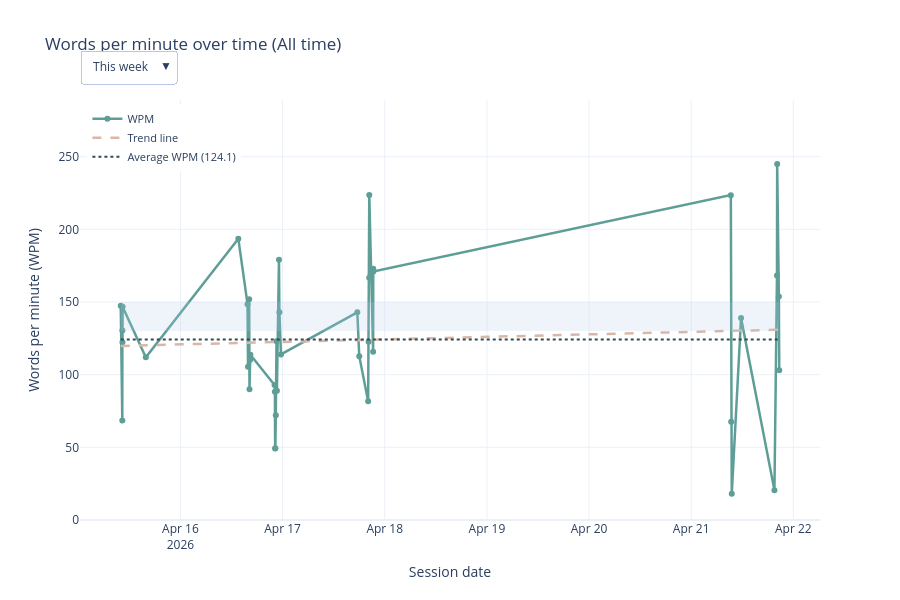

Notebook source saved alongside this figure:
### Code cell
# Plot 4: Interactive WPM over time with time frame selector.
import plotly.graph_objects as go
from dateutil.relativedelta import relativedelta
from datetime import timedelta

if not records:
    print('No recordings available to plot.')
else:
    wpm_records = [record for record in records if np.isfinite(record['wpm'])]
    if not wpm_records:
        print('No WPM values available to plot.')
    else:
        latest_date = wpm_records[-1]['recording_dt'] if wpm_records else None
        
        # Calculate Monday and Sunday of this week
        monday_this_week = latest_date - timedelta(days=latest_date.weekday())
        sunday_this_week = monday_this_week + timedelta(days=6)
        
        # Calculate Monday and Sunday of last week
        monday_last_week = monday_this_week - timedelta(days=7)
        sunday_last_week = monday_last_week + timedelta(days=6)
        
        # Define time frame filters with start and end dates
        time_frames = {
            'This week': ('week', monday_this_week, sunday_this_week),
            'Last week': ('week', monday_last_week, sunday_last_week),
            'Month': ('month', latest_date - relativedelta(months=1), latest_date),
            '6 months': ('period', latest_date - relativedelta(months=6), latest_date),
            'Year': ('period', latest_date - relativedelta(years=1), latest_date),
            'All time': ('all', None, None),
        }
        
        def get_filtered_wpm_data(frame_type, start_date, end_date):
            """Filter records based on date range"""
            if frame_type == 'all':
                return wpm_records
            if start_date is None:
                return wpm_records
            return [r for r in wpm_records if start_date <= r['recording_dt'] <= end_date]
        
        # Build data for each time frame
        frame_data = {}
        target_low, target_high = 130.0, 150.0
        
        for frame_name, (frame_type, start_date, end_date) in time_frames.items():
            filtered_records = get_filtered_wpm_data(frame_type, start_date, end_date)
            
            if not filtered_records:
                # Store empty state
                frame_data[frame_name] = {
                    'empty': True,
                    'message': f"You have not done any recordings in this chosen timeframe: '{frame_name}'",
                    'y_max': 180.0,
                    'frame_type': frame_type,
                }
            else:
                dates = [r['recording_dt'] for r in filtered_records]
                wpm_values = np.array([r['wpm'] for r in filtered_records], dtype=float)
                avg_wpm = float(np.mean(wpm_values))
                
                date_numbers = mdates.date2num(dates)
                if len(wpm_values) >= 2:
                    trend_coeffs = np.polyfit(date_numbers, wpm_values, 1)
                    trend_line = np.polyval(trend_coeffs, date_numbers)
                else:
                    trend_line = wpm_values.copy()
                
                y_max = max(180.0, float(np.nanmax(wpm_values)) * 1.18 if wpm_values.size else 180.0)
                
                frame_data[frame_name] = {
                    'dates': dates,
                    'wpm_values': wpm_values,
                    'avg_wpm': avg_wpm,
                    'trend_line': trend_line,
                    'y_max': y_max,
                    'empty': False,
                    'frame_type': frame_type,
                }
        
        # Create figure with first time frame
        default_frame = 'All time'
        default_data = frame_data[default_frame]
        
        # Choose hover date format based on frame type
        hover_date_fmt = '%b %d, %Y'
        if default_data['frame_type'] == 'week':
            hover_date_fmt = '%a, %b %d'
        
        fig = go.Figure()

        if not default_data['empty']:
            # Target zone
            fig.add_shape(
                type='rect',
                x0=default_data['dates'][0],
                x1=default_data['dates'][-1],
                y0=target_low,
                y1=target_high,
                fillcolor=COLORS['sky'],
                opacity=0.2,
                line_width=0,
                name='Target zone',
            )

            # WPM line
            fig.add_trace(
                go.Scatter(
                    x=default_data['dates'],
                    y=default_data['wpm_values'],
                    name='WPM',
                    mode='lines+markers',
                    line=dict(color=COLORS['teal'], width=2.5),
                    marker=dict(size=6),
                    hovertemplate='<b>%{x|' + hover_date_fmt + '}</b><br>WPM: %{y:.1f}<extra></extra>',
                )
            )

            # Trend line
            fig.add_trace(
                go.Scatter(
                    x=default_data['dates'],
                    y=default_data['trend_line'],
                    name='Trend line',
                    mode='lines',
                    line=dict(color=COLORS['coral'], width=2.5, dash='dash'),
                    hovertemplate='<b>%{x|' + hover_date_fmt + '}</b><br>Trend: %{y:.1f}<extra></extra>',
                )
            )

            # Average line
            fig.add_trace(
                go.Scatter(
                    x=default_data['dates'],
                    y=np.full_like(default_data['wpm_values'], default_data['avg_wpm']),
                    name=f'Average WPM ({default_data["avg_wpm"]:.1f})',
                    mode='lines',
                    line=dict(color=COLORS['ink'], width=2, dash='dot'),
                    hovertemplate='<b>%{x|' + hover_date_fmt + '}</b><br>Average: ' + f'{default_data["avg_wpm"]:.1f}' + '<extra></extra>',
                )
            )
        else:
            # Add empty annotation
            fig.add_annotation(
                text=default_data['message'],
                xref='paper',
                yref='paper',
                x=0.5,
                y=0.5,
                showarrow=False,
                font=dict(size=16, color='#999999'),
            )
        
        # Create time frame dropdown buttons
        timeframe_buttons = []
        for frame_name, (frame_type, start_date, end_date) in time_frames.items():
            fdata = frame_data[frame_name]
            
            # Determine hover date format for this frame
            if frame_type == 'week':
                hover_fmt = '%a, %b %d'
            else:
                hover_fmt = '%b %d, %Y'
            
            if fdata['empty']:
                # Empty state button
                timeframe_buttons.append(
                    {
                        'label': frame_name,
                        'method': 'update',
                        'args': [
                            {
                                'x': [[], [], []],
                                'y': [[], [], []],
                            },
                            {
                                'title': f'Words per minute over time ({frame_name})',
                                'annotations': [{
                                    'text': fdata['message'],
                                    'xref': 'paper',
                                    'yref': 'paper',
                                    'x': 0.5,
                                    'y': 0.5,
                                    'showarrow': False,
                                    'font': dict(size=16, color='#999999'),
                                }],
                                'yaxis.range': [0, fdata['y_max']],
                            },
                        ],
                    }
                )
            else:
                # Normal state button
                timeframe_buttons.append(
                    {
                        'label': frame_name,
                        'method': 'update',
                        'args': [
                            {
                                'x': [fdata['dates'], fdata['dates'], fdata['dates']],
                                'y': [
                                    fdata['wpm_values'],
                                    fdata['trend_line'],
                                    np.full_like(fdata['wpm_values'], fdata['avg_wpm']),
                                ],
                                'hovertemplate': [
                                    '<b>%{x|' + hover_fmt + '}</b><br>WPM: %{y:.1f}<extra></extra>',
                                    '<b>%{x|' + hover_fmt + '}</b><br>Trend: %{y:.1f}<extra></extra>',
                                    '<b>%{x|' + hover_fmt + '}</b><br>Average: ' + f'{fdata["avg_wpm"]:.1f}' + '<extra></extra>',
                                ],
                            },
                            {
                                'title': f'Words per minute over time ({frame_name})',
                                'annotations': [],
                                'yaxis.range': [0, fdata['y_max']],
                            },
                        ],
                    }
                )

        fig.update_layout(
            title=f'Words per minute over time ({default_frame})',
            xaxis_title='Session date',
            yaxis_title='Words per minute (WPM)',
            template='plotly_white',
            height=600,
            hovermode='x unified',
            yaxis=dict(range=[0, default_data['y_max']]),
            legend=dict(
                orientation='v',
                yanchor='top',
                y=0.99,
                xanchor='left',
                x=0.01,
                font=dict(size=11),
            ),
            updatemenus=[
                {
                    'buttons': timeframe_buttons,
                    'direction': 'down',
                    'showactive': True,
                    'x': 0.0,
                    'xanchor': 'left',
                    'y': 1.12,
                    'yanchor': 'top',
                    'bgcolor': 'white',
                    'bordercolor': '#B7C7E5',
                    'borderwidth': 1,
                }
            ],
        )

        fig.show()

### Figure 1 — Plotly figure (JSON) as saved in the notebook; plotly's stock layout.template omitted (floating-point values rounded to 4 significant figures)
{"data": [{"hovertemplate": "<b>%{x|%b %d, %Y}</b><br>WPM: %{y:.1f}<extra></extra>", "line": {"color": "#5E9E97", "width": 2.5}, "marker": {"size": 6}, "mode": "lines+markers", "name": "WPM", "type": "scatter", "x": ["2026-04-15T09:58:48", "2026-04-15T10:20:36", "2026-04-15T10:21:43", "2026-04-15T10:22:54", "2026-04-15T10:24:45", "2026-04-15T15:52:19", "2026-04-16T13:36:16", "2026-04-16T15:45:48", "2026-04-16T15:53:00", "2026-04-16T16:09:06", "2026-04-16T16:13:32", "2026-04-16T16:22:59", "2026-04-16T16:26:06", "2026-04-16T22:06:41", "2026-04-16T22:11:50", "2026-04-16T22:14:52", "2026-04-16T22:18:21", "2026-04-16T22:24:41", "2026-04-16T22:34:21", "2026-04-16T22:40:13", "2026-04-16T23:09:00", "2026-04-16T23:15:06", "2026-04-16T23:37:18", "2026-04-17T17:33:30", "2026-04-17T18:00:39", "2026-04-17T20:06:08", "2026-04-17T20:12:50", "2026-04-17T20:21:10", "2026-04-17T20:21:54", "2026-04-17T21:16:11", "2026-04-17T21:18:10", "2026-04-17T21:20:13", "2026-04-21T09:18:34", "2026-04-21T09:23:08", "2026-04-21T09:31:33", "2026-04-21T11:42:43", "2026-04-21T19:33:15", "2026-04-21T20:08:54", "2026-04-21T20:11:41", "2026-04-21T20:35:33", "2026-04-21T20:41:00"], "y": [147.5, 68.48, 130.4, 122.4, 146.8, 111.9, 193.6, 148.5, 105.4, 151.9, 89.89, 110.3, 113.6, 92.92, 88.24, 49.18, 49.34, 72.07, 123.0, 88.99, 179.0, 142.9, 113.9, 142.9, 112.7, 81.63, 122.7, 166.7, 223.6, 115.8, 172.9, 170.9, 223.5, 67.57, 18.04, 139.1, 20.41, 168.2, 244.9, 153.7, 103.1]}, {"hovertemplate": "<b>%{x|%b %d, %Y}</b><br>Trend: %{y:.1f}<extra></extra>", "line": {"color": "#D9B6A8", "dash": "dash", "width": 2.5}, "mode": "lines", "name": "Trend line", "type": "scatter", "x": ["2026-04-15T09:58:48", "2026-04-15T10:20:36", "2026-04-15T10:21:43", "2026-04-15T10:22:54", "2026-04-15T10:24:45", "2026-04-15T15:52:19", "2026-04-16T13:36:16", "2026-04-16T15:45:48", "2026-04-16T15:53:00", "2026-04-16T16:09:06", "2026-04-16T16:13:32", "2026-04-16T16:22:59", "2026-04-16T16:26:06", "2026-04-16T22:06:41", "2026-04-16T22:11:50", "2026-04-16T22:14:52", "2026-04-16T22:18:21", "2026-04-16T22:24:41", "2026-04-16T22:34:21", "2026-04-16T22:40:13", "2026-04-16T23:09:00", "2026-04-16T23:15:06", "2026-04-16T23:37:18", "2026-04-17T17:33:30", "2026-04-17T18:00:39", "2026-04-17T20:06:08", "2026-04-17T20:12:50", "2026-04-17T20:21:10", "2026-04-17T20:21:54", "2026-04-17T21:16:11", "2026-04-17T21:18:10", "2026-04-17T21:20:13", "2026-04-21T09:18:34", "2026-04-21T09:23:08", "2026-04-21T09:31:33", "2026-04-21T11:42:43", "2026-04-21T19:33:15", "2026-04-21T20:08:54", "2026-04-21T20:11:41", "2026-04-21T20:35:33", "2026-04-21T20:41:00"], "y": [119.8, 119.8, 119.8, 119.8, 119.8, 120.2, 121.8, 121.9, 122.0, 122.0, 122.0, 122.0, 122.0, 122.4, 122.4, 122.4, 122.4, 122.4, 122.4, 122.4, 122.5, 122.5, 122.5, 123.8, 123.8, 124.0, 124.0, 124.0, 124.0, 124.1, 124.1, 124.1, 130.1, 130.1, 130.1, 130.3, 130.9, 130.9, 130.9, 130.9, 130.9]}, {"hovertemplate": "<b>%{x|%b %d, %Y}</b><br>Average: 124.1<extra></extra>", "line": {"color": "#314B52", "dash": "dot", "width": 2}, "mode": "lines", "name": "Average WPM (124.1)", "type": "scatter", "x": ["2026-04-15T09:58:48", "2026-04-15T10:20:36", "2026-04-15T10:21:43", "2026-04-15T10:22:54", "2026-04-15T10:24:45", "2026-04-15T15:52:19", "2026-04-16T13:36:16", "2026-04-16T15:45:48", "2026-04-16T15:53:00", "2026-04-16T16:09:06", "2026-04-16T16:13:32", "2026-04-16T16:22:59", "2026-04-16T16:26:06", "2026-04-16T22:06:41", "2026-04-16T22:11:50", "2026-04-16T22:14:52", "2026-04-16T22:18:21", "2026-04-16T22:24:41", "2026-04-16T22:34:21", "2026-04-16T22:40:13", "2026-04-16T23:09:00", "2026-04-16T23:15:06", "2026-04-16T23:37:18", "2026-04-17T17:33:30", "2026-04-17T18:00:39", "2026-04-17T20:06:08", "2026-04-17T20:12:50", "2026-04-17T20:21:10", "2026-04-17T20:21:54", "2026-04-17T21:16:11", "2026-04-17T21:18:10", "2026-04-17T21:20:13", "2026-04-21T09:18:34", "2026-04-21T09:23:08", "2026-04-21T09:31:33", "2026-04-21T11:42:43", "2026-04-21T19:33:15", "2026-04-21T20:08:54", "2026-04-21T20:11:41", "2026-04-21T20:35:33", "2026-04-21T20:41:00"], "y": [124.1, 124.1, 124.1, 124.1, 124.1, 124.1, 124.1, 124.1, 124.1, 124.1, 124.1, 124.1, 124.1, 124.1, 124.1, 124.1, 124.1, 124.1, 124.1, 124.1, 124.1, 124.1, 124.1, 124.1, 124.1, 124.1, 124.1, 124.1, 124.1, 124.1, 124.1, 124.1, 124.1, 124.1, 124.1, 124.1, 124.1, 124.1, 124.1, 124.1, 124.1]}], "layout": {"height": 600, "hovermode": "x unified", "legend": {"font": {"size": 11}, "orientation": "v", "x": 0.01, "xanchor": "left", "y": 0.99, "yanchor": "top"}, "shapes": [{"fillcolor": "#AFC7E8", "line": {"width": 0}, "name": "Target zone", "opacity": 0.2, "type": "rect", "x0": "2026-04-15T09:58:48", "x1": "2026-04-21T20:41:00", "y0": 130, "y1": 150}], "title": {"text": "Words per minute over time (All time)"}, "updatemenus": [{"bgcolor": "white", "bordercolor": "#B7C7E5", "borderwidth": 1, "buttons": [{"args": [{"hovertemplate": ["<b>%{x|%a, %b %d}</b><br>WPM: %{y:.1f}<extra></extra>", "<b>%{x|%a, %b %d}</b><br>Trend: %{y:.1f}<extra></extra>", "<b>%{x|%a, %b %d}</b><br>Average: 126.5<extra></extra>"], "x": [["2026-04-21T09:18:34", "2026-04-21T09:23:08", "2026-04-21T09:31:33", "2026-04-21T11:42:43", "2026-04-21T19:33:15", "2026-04-21T20:08:54", "2026-04-21T20:11:41", "2026-04-21T20:35:33", "2026-04-21T20:41:00"], ["2026-04-21T09:18:34", "2026-04-21T09:23:08", "2026-04-21T09:31:33", "2026-04-21T11:42:43", "2026-04-21T19:33:15", "2026-04-21T20:08:54", "2026-04-21T20:11:41", "2026-04-21T20:35:33", "2026-04-21T20:41:00"], ["2026-04-21T09:18:34", "2026-04-21T09:23:08", "2026-04-21T09:31:33", "2026-04-21T11:42:43", "2026-04-21T19:33:15", "2026-04-21T20:08:54", "2026-04-21T20:11:41", "2026-04-21T20:35:33", "2026-04-21T20:41:00"]], "y": [[223.5, 67.57, 18.04, 139.1, 20.41, 168.2, 244.9, 153.7, 103.1], [107.9, 108.1, 108.5, 114.9, 137.8, 139.6, 139.7, 140.9, 141.1], [126.5, 126.5, 126.5, 126.5, 126.5, 126.5, 126.5, 126.5, 126.5]]}, {"annotations": [], "title": "Words per minute over time (This week)", "yaxis.range": [0, 289.0]}], "label": "This week", "method": "update"}, {"args": [{"hovertemplate": ["<b>%{x|%a, %b %d}</b><br>WPM: %{y:.1f}<extra></extra>", "<b>%{x|%a, %b %d}</b><br>Trend: %{y:.1f}<extra></extra>", "<b>%{x|%a, %b %d}</b><br>Average: 123.4<extra></extra>"], "x": [["2026-04-15T09:58:48", "2026-04-15T10:20:36", "2026-04-15T10:21:43", "2026-04-15T10:22:54", "2026-04-15T10:24:45", "2026-04-15T15:52:19", "2026-04-16T13:36:16", "2026-04-16T15:45:48", "2026-04-16T15:53:00", "2026-04-16T16:09:06", "2026-04-16T16:13:32", "2026-04-16T16:22:59", "2026-04-16T16:26:06", "2026-04-16T22:06:41", "2026-04-16T22:11:50", "2026-04-16T22:14:52", "2026-04-16T22:18:21", "2026-04-16T22:24:41", "2026-04-16T22:34:21", "2026-04-16T22:40:13", "2026-04-16T23:09:00", "2026-04-16T23:15:06", "2026-04-16T23:37:18", "2026-04-17T17:33:30", "2026-04-17T18:00:39", "2026-04-17T20:06:08", "2026-04-17T20:12:50", "2026-04-17T20:21:10", "2026-04-17T20:21:54", "2026-04-17T21:16:11", "2026-04-17T21:18:10", "2026-04-17T21:20:13"], ["2026-04-15T09:58:48", "2026-04-15T10:20:36", "2026-04-15T10:21:43", "2026-04-15T10:22:54", "2026-04-15T10:24:45", "2026-04-15T15:52:19", "2026-04-16T13:36:16", "2026-04-16T15:45:48", "2026-04-16T15:53:00", "2026-04-16T16:09:06", "2026-04-16T16:13:32", "2026-04-16T16:22:59", "2026-04-16T16:26:06", "2026-04-16T22:06:41", "2026-04-16T22:11:50", "2026-04-16T22:14:52", "2026-04-16T22:18:21", "2026-04-16T22:24:41", "2026-04-16T22:34:21", "2026-04-16T22:40:13", "2026-04-16T23:09:00", "2026-04-16T23:15:06", "2026-04-16T23:37:18", "2026-04-17T17:33:30", "2026-04-17T18:00:39", "2026-04-17T20:06:08", "2026-04-17T20:12:50", "2026-04-17T20:21:10", "2026-04-17T20:21:54", "2026-04-17T21:16:11", "2026-04-17T21:18:10", "2026-04-17T21:20:13"], ["2026-04-15T09:58:48", "2026-04-15T10:20:36", "2026-04-15T10:21:43", "2026-04-15T10:22:54", "2026-04-15T10:24:45", "2026-04-15T15:52:19", "2026-04-16T13:36:16", "2026-04-16T15:45:48", "2026-04-16T15:53:00", "2026-04-16T16:09:06", "2026-04-16T16:13:32", "2026-04-16T16:22:59", "2026-04-16T16:26:06", "2026-04-16T22:06:41", "2026-04-16T22:11:50", "2026-04-16T22:14:52", "2026-04-16T22:18:21", "2026-04-16T22:24:41", "2026-04-16T22:34:21", "2026-04-16T22:40:13", "2026-04-16T23:09:00", "2026-04-16T23:15:06", "2026-04-16T23:37:18", "2026-04-17T17:33:30", "2026-04-17T18:00:39", "2026-04-17T20:06:08", "2026-04-17T20:12:50", "2026-04-17T20:21:10", "2026-04-17T20:21:54", "2026-04-17T21:16:11", "2026-04-17T21:18:10", "2026-04-17T21:20:13"]], "y": [[147.5, 68.48, 130.4, 122.4, 146.8, 111.9, 193.6, 148.5, 105.4, 151.9, 89.89, 110.3, 113.6, 92.92, 88.24, 49.18, 49.34, 72.07, 123.0, 88.99, 179.0, 142.9, 113.9, 142.9, 112.7, 81.63, 122.7, 166.7, 223.6, 115.8, 172.9, 170.9], [110.6, 110.8, 110.8, 110.8, 110.8, 112.8, 120.9, 121.7, 121.7, 121.8, 121.8, 121.9, 121.9, 124.0, 124.1, 124.1, 124.1, 124.1, 124.2, 124.2, 124.4, 124.4, 124.6, 131.2, 131.4, 132.2, 132.2, 132.3, 132.3, 132.6, 132.6, 132.6], [123.4, 123.4, 123.4, 123.4, 123.4, 123.4, 123.4, 123.4, 123.4, 123.4, 123.4, 123.4, 123.4, 123.4, 123.4, 123.4, 123.4, 123.4, 123.4, 123.4, 123.4, 123.4, 123.4, 123.4, 123.4, 123.4, 123.4, 123.4, 123.4, 123.4, 123.4, 123.4]]}, {"annotations": [], "title": "Words per minute over time (Last week)", "yaxis.range": [0, 263.8]}], "label": "Last week", "method": "update"}, {"args": [{"hovertemplate": ["<b>%{x|%b %d, %Y}</b><br>WPM: %{y:.1f}<extra></extra>", "<b>%{x|%b %d, %Y}</b><br>Trend: %{y:.1f}<extra></extra>", "<b>%{x|%b %d, %Y}</b><br>Average: 124.1<extra></extra>"], "x": [["2026-04-15T09:58:48", "2026-04-15T10:20:36", "2026-04-15T10:21:43", "2026-04-15T10:22:54", "2026-04-15T10:24:45", "2026-04-15T15:52:19", "2026-04-16T13:36:16", "2026-04-16T15:45:48", "2026-04-16T15:53:00", "2026-04-16T16:09:06", "2026-04-16T16:13:32", "2026-04-16T16:22:59", "2026-04-16T16:26:06", "2026-04-16T22:06:41", "2026-04-16T22:11:50", "2026-04-16T22:14:52", "2026-04-16T22:18:21", "2026-04-16T22:24:41", "2026-04-16T22:34:21", "2026-04-16T22:40:13", "2026-04-16T23:09:00", "2026-04-16T23:15:06", "2026-04-16T23:37:18", "2026-04-17T17:33:30", "2026-04-17T18:00:39", "2026-04-17T20:06:08", "2026-04-17T20:12:50", "2026-04-17T20:21:10", "2026-04-17T20:21:54", "2026-04-17T21:16:11", "2026-04-17T21:18:10", "2026-04-17T21:20:13", "2026-04-21T09:18:34", "2026-04-21T09:23:08", "2026-04-21T09:31:33", "2026-04-21T11:42:43", "2026-04-21T19:33:15", "2026-04-21T20:08:54", "2026-04-21T20:11:41", "2026-04-21T20:35:33", "2026-04-21T20:41:00"], ["2026-04-15T09:58:48", "2026-04-15T10:20:36", "2026-04-15T10:21:43", "2026-04-15T10:22:54", "2026-04-15T10:24:45", "2026-04-15T15:52:19", "2026-04-16T13:36:16", "2026-04-16T15:45:48", "2026-04-16T15:53:00", "2026-04-16T16:09:06", "2026-04-16T16:13:32", "2026-04-16T16:22:59", "2026-04-16T16:26:06", "2026-04-16T22:06:41", "2026-04-16T22:11:50", "2026-04-16T22:14:52", "2026-04-16T22:18:21", "2026-04-16T22:24:41", "2026-04-16T22:34:21", "2026-04-16T22:40:13", "2026-04-16T23:09:00", "2026-04-16T23:15:06", "2026-04-16T23:37:18", "2026-04-17T17:33:30", "2026-04-17T18:00:39", "2026-04-17T20:06:08", "2026-04-17T20:12:50", "2026-04-17T20:21:10", "2026-04-17T20:21:54", "2026-04-17T21:16:11", "2026-04-17T21:18:10", "2026-04-17T21:20:13", "2026-04-21T09:18:34", "2026-04-21T09:23:08", "2026-04-21T09:31:33", "2026-04-21T11:42:43", "2026-04-21T19:33:15", "2026-04-21T20:08:54", "2026-04-21T20:11:41", "2026-04-21T20:35:33", "2026-04-21T20:41:00"], ["2026-04-15T09:58:48", "2026-04-15T10:20:36", "2026-04-15T10:21:43", "2026-04-15T10:22:54", "2026-04-15T10:24:45", "2026-04-15T15:52:19", "2026-04-16T13:36:16", "2026-04-16T15:45:48", "2026-04-16T15:53:00", "2026-04-16T16:09:06", "2026-04-16T16:13:32", "2026-04-16T16:22:59", "2026-04-16T16:26:06", "2026-04-16T22:06:41", "2026-04-16T22:11:50", "2026-04-16T22:14:52", "2026-04-16T22:18:21", "2026-04-16T22:24:41", "2026-04-16T22:34:21", "2026-04-16T22:40:13", "2026-04-16T23:09:00", "2026-04-16T23:15:06", "2026-04-16T23:37:18", "2026-04-17T17:33:30", "2026-04-17T18:00:39", "2026-04-17T20:06:08", "2026-04-17T20:12:50", "2026-04-17T20:21:10", "2026-04-17T20:21:54", "2026-04-17T21:16:11", "2026-04-17T21:18:10", "2026-04-17T21:20:13", "2026-04-21T09:18:34", "2026-04-21T09:23:08", "2026-04-21T09:31:33", "2026-04-21T11:42:43", "2026-04-21T19:33:15", "2026-04-21T20:08:54", "2026-04-21T20:11:41", "2026-04-21T20:35:33", "2026-04-21T20:41:00"]], "y": [[147.5, 68.48, 130.4, 122.4, 146.8, 111.9, 193.6, 148.5, 105.4, 151.9, 89.89, 110.3, 113.6, 92.92, 88.24, 49.18, 49.34, 72.07, 123.0, 88.99, 179.0, 142.9, 113.9, 142.9, 112.7, 81.63, 122.7, 166.7, 223.6, 115.8, 172.9, 170.9, 223.5, 67.57, 18.04, 139.1, 20.41, 168.2, 244.9, 153.7, 103.1], [119.8, 119.8, 119.8, 119.8, 119.8, 120.2, 121.8, 121.9, 122.0, 122.0, 122.0, 122.0, 122.0, 122.4, 122.4, 122.4, 122.4, 122.4, 122.4, 122.4, 122.5, 122.5, 122.5, 123.8, 123.8, 124.0, 124.0, 124.0, 124.0, 124.1, 124.1, 124.1, 130.1, 130.1, 130.1, 130.3, 130.9, 130.9, 130.9, 130.9, 130.9], [124.1, 124.1, 124.1, 124.1, 124.1, 124.1, 124.1, 124.1, 124.1, 124.1, 124.1, 124.1, 124.1, 124.1, 124.1, 124.1, 124.1, 124.1, 124.1, 124.1, 124.1, 124.1, 124.1, 124.1, 124.1, 124.1, 124.1, 124.1, 124.1, 124.1, 124.1, 124.1, 124.1, 124.1, 124.1, 124.1, 124.1, 124.1, 124.1, 124.1, 124.1]]}, {"annotations": [], "title": "Words per minute over time (Month)", "yaxis.range": [0, 289.0]}], "label": "Month", "method": "update"}, {"args": [{"hovertemplate": ["<b>%{x|%b %d, %Y}</b><br>WPM: %{y:.1f}<extra></extra>", "<b>%{x|%b %d, %Y}</b><br>Trend: %{y:.1f}<extra></extra>", "<b>%{x|%b %d, %Y}</b><br>Average: 124.1<extra></extra>"], "x": [["2026-04-15T09:58:48", "2026-04-15T10:20:36", "2026-04-15T10:21:43", "2026-04-15T10:22:54", "2026-04-15T10:24:45", "2026-04-15T15:52:19", "2026-04-16T13:36:16", "2026-04-16T15:45:48", "2026-04-16T15:53:00", "2026-04-16T16:09:06", "2026-04-16T16:13:32", "2026-04-16T16:22:59", "2026-04-16T16:26:06", "2026-04-16T22:06:41", "2026-04-16T22:11:50", "2026-04-16T22:14:52", "2026-04-16T22:18:21", "2026-04-16T22:24:41", "2026-04-16T22:34:21", "2026-04-16T22:40:13", "2026-04-16T23:09:00", "2026-04-16T23:15:06", "2026-04-16T23:37:18", "2026-04-17T17:33:30", "2026-04-17T18:00:39", "2026-04-17T20:06:08", "2026-04-17T20:12:50", "2026-04-17T20:21:10", "2026-04-17T20:21:54", "2026-04-17T21:16:11", "2026-04-17T21:18:10", "2026-04-17T21:20:13", "2026-04-21T09:18:34", "2026-04-21T09:23:08", "2026-04-21T09:31:33", "2026-04-21T11:42:43", "2026-04-21T19:33:15", "2026-04-21T20:08:54", "2026-04-21T20:11:41", "2026-04-21T20:35:33", "2026-04-21T20:41:00"], ["2026-04-15T09:58:48", "2026-04-15T10:20:36", "2026-04-15T10:21:43", "2026-04-15T10:22:54", "2026-04-15T10:24:45", "2026-04-15T15:52:19", "2026-04-16T13:36:16", "2026-04-16T15:45:48", "2026-04-16T15:53:00", "2026-04-16T16:09:06", "2026-04-16T16:13:32", "2026-04-16T16:22:59", "2026-04-16T16:26:06", "2026-04-16T22:06:41", "2026-04-16T22:11:50", "2026-04-16T22:14:52", "2026-04-16T22:18:21", "2026-04-16T22:24:41", "2026-04-16T22:34:21", "2026-04-16T22:40:13", "2026-04-16T23:09:00", "2026-04-16T23:15:06", "2026-04-16T23:37:18", "2026-04-17T17:33:30", "2026-04-17T18:00:39", "2026-04-17T20:06:08", "2026-04-17T20:12:50", "2026-04-17T20:21:10", "2026-04-17T20:21:54", "2026-04-17T21:16:11", "2026-04-17T21:18:10", "2026-04-17T21:20:13", "2026-04-21T09:18:34", "2026-04-21T09:23:08", "2026-04-21T09:31:33", "2026-04-21T11:42:43", "2026-04-21T19:33:15", "2026-04-21T20:08:54", "2026-04-21T20:11:41", "2026-04-21T20:35:33", "2026-04-21T20:41:00"], ["2026-04-15T09:58:48", "2026-04-15T10:20:36", "2026-04-15T10:21:43", "2026-04-15T10:22:54", "2026-04-15T10:24:45", "2026-04-15T15:52:19", "2026-04-16T13:36:16", "2026-04-16T15:45:48", "2026-04-16T15:53:00", "2026-04-16T16:09:06", "2026-04-16T16:13:32", "2026-04-16T16:22:59", "2026-04-16T16:26:06", "2026-04-16T22:06:41", "2026-04-16T22:11:50", "2026-04-16T22:14:52", "2026-04-16T22:18:21", "2026-04-16T22:24:41", "2026-04-16T22:34:21", "2026-04-16T22:40:13", "2026-04-16T23:09:00", "2026-04-16T23:15:06", "2026-04-16T23:37:18", "2026-04-17T17:33:30", "2026-04-17T18:00:39", "2026-04-17T20:06:08", "2026-04-17T20:12:50", "2026-04-17T20:21:10", "2026-04-17T20:21:54", "2026-04-17T21:16:11", "2026-04-17T21:18:10", "2026-04-17T21:20:13", "2026-04-21T09:18:34", "2026-04-21T09:23:08", "2026-04-21T09:31:33", "2026-04-21T11:42:43", "2026-04-21T19:33:15", "2026-04-21T20:08:54", "2026-04-21T20:11:41", "2026-04-21T20:35:33", "2026-04-21T20:41:00"]], "y": [[147.5, 68.48, 130.4, 122.4, 146.8, 111.9, 193.6, 148.5, 105.4, 151.9, 89.89, 110.3, 113.6, 92.92, 88.24, 49.18, 49.34, 72.07, 123.0, 88.99, 179.0, 142.9, 113.9, 142.9, 112.7, 81.63, 122.7, 166.7, 223.6, 115.8, 172.9, 170.9, 223.5, 67.57, 18.04, 139.1, 20.41, 168.2, 244.9, 153.7, 103.1], [119.8, 119.8, 119.8, 119.8, 119.8, 120.2, 121.8, 121.9, 122.0, 122.0, 122.0, 122.0, 122.0, 122.4, 122.4, 122.4, 122.4, 122.4, 122.4, 122.4, 122.5, 122.5, 122.5, 123.8, 123.8, 124.0, 124.0, 124.0, 124.0, 124.1, 124.1, 124.1, 130.1, 130.1, 130.1, 130.3, 130.9, 130.9, 130.9, 130.9, 130.9], [124.1, 124.1, 124.1, 124.1, 124.1, 124.1, 124.1, 124.1, 124.1, 124.1, 124.1, 124.1, 124.1, 124.1, 124.1, 124.1, 124.1, 124.1, 124.1, 124.1, 124.1, 124.1, 124.1, 124.1, 124.1, 124.1, 124.1, 124.1, 124.1, 124.1, 124.1, 124.1, 124.1, 124.1, 124.1, 124.1, 124.1, 124.1, 124.1, 124.1, 124.1]]}, {"annotations": [], "title": "Words per minute over time (6 months)", "yaxis.range": [0, 289.0]}], "label": "6 months", "method": "update"}, {"args": [{"hovertemplate": ["<b>%{x|%b %d, %Y}</b><br>WPM: %{y:.1f}<extra></extra>", "<b>%{x|%b %d, %Y}</b><br>Trend: %{y:.1f}<extra></extra>", "<b>%{x|%b %d, %Y}</b><br>Average: 124.1<extra></extra>"], "x": [["2026-04-15T09:58:48", "2026-04-15T10:20:36", "2026-04-15T10:21:43", "2026-04-15T10:22:54", "2026-04-15T10:24:45", "2026-04-15T15:52:19", "2026-04-16T13:36:16", "2026-04-16T15:45:48", "2026-04-16T15:53:00", "2026-04-16T16:09:06", "2026-04-16T16:13:32", "2026-04-16T16:22:59", "2026-04-16T16:26:06", "2026-04-16T22:06:41", "2026-04-16T22:11:50", "2026-04-16T22:14:52", "2026-04-16T22:18:21", "2026-04-16T22:24:41", "2026-04-16T22:34:21", "2026-04-16T22:40:13", "2026-04-16T23:09:00", "2026-04-16T23:15:06", "2026-04-16T23:37:18", "2026-04-17T17:33:30", "2026-04-17T18:00:39", "2026-04-17T20:06:08", "2026-04-17T20:12:50", "2026-04-17T20:21:10", "2026-04-17T20:21:54", "2026-04-17T21:16:11", "2026-04-17T21:18:10", "2026-04-17T21:20:13", "2026-04-21T09:18:34", "2026-04-21T09:23:08", "2026-04-21T09:31:33", "2026-04-21T11:42:43", "2026-04-21T19:33:15", "2026-04-21T20:08:54", "2026-04-21T20:11:41", "2026-04-21T20:35:33", "2026-04-21T20:41:00"], ["2026-04-15T09:58:48", "2026-04-15T10:20:36", "2026-04-15T10:21:43", "2026-04-15T10:22:54", "2026-04-15T10:24:45", "2026-04-15T15:52:19", "2026-04-16T13:36:16", "2026-04-16T15:45:48", "2026-04-16T15:53:00", "2026-04-16T16:09:06", "2026-04-16T16:13:32", "2026-04-16T16:22:59", "2026-04-16T16:26:06", "2026-04-16T22:06:41", "2026-04-16T22:11:50", "2026-04-16T22:14:52", "2026-04-16T22:18:21", "2026-04-16T22:24:41", "2026-04-16T22:34:21", "2026-04-16T22:40:13", "2026-04-16T23:09:00", "2026-04-16T23:15:06", "2026-04-16T23:37:18", "2026-04-17T17:33:30", "2026-04-17T18:00:39", "2026-04-17T20:06:08", "2026-04-17T20:12:50", "2026-04-17T20:21:10", "2026-04-17T20:21:54", "2026-04-17T21:16:11", "2026-04-17T21:18:10", "2026-04-17T21:20:13", "2026-04-21T09:18:34", "2026-04-21T09:23:08", "2026-04-21T09:31:33", "2026-04-21T11:42:43", "2026-04-21T19:33:15", "2026-04-21T20:08:54", "2026-04-21T20:11:41", "2026-04-21T20:35:33", "2026-04-21T20:41:00"], ["2026-04-15T09:58:48", "2026-04-15T10:20:36", "2026-04-15T10:21:43", "2026-04-15T10:22:54", "2026-04-15T10:24:45", "2026-04-15T15:52:19", "2026-04-16T13:36:16", "2026-04-16T15:45:48", "2026-04-16T15:53:00", "2026-04-16T16:09:06", "2026-04-16T16:13:32", "2026-04-16T16:22:59", "2026-04-16T16:26:06", "2026-04-16T22:06:41", "2026-04-16T22:11:50", "2026-04-16T22:14:52", "2026-04-16T22:18:21", "2026-04-16T22:24:41", "2026-04-16T22:34:21", "2026-04-16T22:40:13", "2026-04-16T23:09:00", "2026-04-16T23:15:06", "2026-04-16T23:37:18", "2026-04-17T17:33:30", "2026-04-17T18:00:39", "2026-04-17T20:06:08", "2026-04-17T20:12:50", "2026-04-17T20:21:10", "2026-04-17T20:21:54", "2026-04-17T21:16:11", "2026-04-17T21:18:10", "2026-04-17T21:20:13", "2026-04-21T09:18:34", "2026-04-21T09:23:08", "2026-04-21T09:31:33", "2026-04-21T11:42:43", "2026-04-21T19:33:15", "2026-04-21T20:08:54", "2026-04-21T20:11:41", "2026-04-21T20:35:33", "2026-04-21T20:41:00"]], "y": [[147.5, 68.48, 130.4, 122.4, 146.8, 111.9, 193.6, 148.5, 105.4, 151.9, 89.89, 110.3, 113.6, 92.92, 88.24, 49.18, 49.34, 72.07, 123.0, 88.99, 179.0, 142.9, 113.9, 142.9, 112.7, 81.63, 122.7, 166.7, 223.6, 115.8, 172.9, 170.9, 223.5, 67.57, 18.04, 139.1, 20.41, 168.2, 244.9, 153.7, 103.1], [119.8, 119.8, 119.8, 119.8, 119.8, 120.2, 121.8, 121.9, 122.0, 122.0, 122.0, 122.0, 122.0, 122.4, 122.4, 122.4, 122.4, 122.4, 122.4, 122.4, 122.5, 122.5, 122.5, 123.8, 123.8, 124.0, 124.0, 124.0, 124.0, 124.1, 124.1, 124.1, 130.1, 130.1, 130.1, 130.3, 130.9, 130.9, 130.9, 130.9, 130.9], [124.1, 124.1, 124.1, 124.1, 124.1, 124.1, 124.1, 124.1, 124.1, 124.1, 124.1, 124.1, 124.1, 124.1, 124.1, 124.1, 124.1, 124.1, 124.1, 124.1, 124.1, 124.1, 124.1, 124.1, 124.1, 124.1, 124.1, 124.1, 124.1, 124.1, 124.1, 124.1, 124.1, 124.1, 124.1, 124.1, 124.1, 124.1, 124.1, 124.1, 124.1]]}, {"annotations": [], "title": "Words per minute over time (Year)", "yaxis.range": [0, 289.0]}], "label": "Year", "method": "update"}, {"args": [{"hovertemplate": ["<b>%{x|%b %d, %Y}</b><br>WPM: %{y:.1f}<extra></extra>", "<b>%{x|%b %d, %Y}</b><br>Trend: %{y:.1f}<extra></extra>", "<b>%{x|%b %d, %Y}</b><br>Average: 124.1<extra></extra>"], "x": [["2026-04-15T09:58:48", "2026-04-15T10:20:36", "2026-04-15T10:21:43", "2026-04-15T10:22:54", "2026-04-15T10:24:45", "2026-04-15T15:52:19", "2026-04-16T13:36:16", "2026-04-16T15:45:48", "2026-04-16T15:53:00", "2026-04-16T16:09:06", "2026-04-16T16:13:32", "2026-04-16T16:22:59", "2026-04-16T16:26:06", "2026-04-16T22:06:41", "2026-04-16T22:11:50", "2026-04-16T22:14:52", "2026-04-16T22:18:21", "2026-04-16T22:24:41", "2026-04-16T22:34:21", "2026-04-16T22:40:13", "2026-04-16T23:09:00", "2026-04-16T23:15:06", "2026-04-16T23:37:18", "2026-04-17T17:33:30", "2026-04-17T18:00:39", "2026-04-17T20:06:08", "2026-04-17T20:12:50", "2026-04-17T20:21:10", "2026-04-17T20:21:54", "2026-04-17T21:16:11", "2026-04-17T21:18:10", "2026-04-17T21:20:13", "2026-04-21T09:18:34", "2026-04-21T09:23:08", "2026-04-21T09:31:33", "2026-04-21T11:42:43", "2026-04-21T19:33:15", "2026-04-21T20:08:54", "2026-04-21T20:11:41", "2026-04-21T20:35:33", "2026-04-21T20:41:00"], ["2026-04-15T09:58:48", "2026-04-15T10:20:36", "2026-04-15T10:21:43", "2026-04-15T10:22:54", "2026-04-15T10:24:45", "2026-04-15T15:52:19", "2026-04-16T13:36:16", "2026-04-16T15:45:48", "2026-04-16T15:53:00", "2026-04-16T16:09:06", "2026-04-16T16:13:32", "2026-04-16T16:22:59", "2026-04-16T16:26:06", "2026-04-16T22:06:41", "2026-04-16T22:11:50", "2026-04-16T22:14:52", "2026-04-16T22:18:21", "2026-04-16T22:24:41", "2026-04-16T22:34:21", "2026-04-16T22:40:13", "2026-04-16T23:09:00", "2026-04-16T23:15:06", "2026-04-16T23:37:18", "2026-04-17T17:33:30", "2026-04-17T18:00:39", "2026-04-17T20:06:08", "2026-04-17T20:12:50", "2026-04-17T20:21:10", "2026-04-17T20:21:54", "2026-04-17T21:16:11", "2026-04-17T21:18:10", "2026-04-17T21:20:13", "2026-04-21T09:18:34", "2026-04-21T09:23:08", "2026-04-21T09:31:33", "2026-04-21T11:42:43", "2026-04-21T19:33:15", "2026-04-21T20:08:54", "2026-04-21T20:11:41", "2026-04-21T20:35:33", "2026-04-21T20:41:00"], ["2026-04-15T09:58:48", "2026-04-15T10:20:36", "2026-04-15T10:21:43", "2026-04-15T10:22:54", "2026-04-15T10:24:45", "2026-04-15T15:52:19", "2026-04-16T13:36:16", "2026-04-16T15:45:48", "2026-04-16T15:53:00", "2026-04-16T16:09:06", "2026-04-16T16:13:32", "2026-04-16T16:22:59", "2026-04-16T16:26:06", "2026-04-16T22:06:41", "2026-04-16T22:11:50", "2026-04-16T22:14:52", "2026-04-16T22:18:21", "2026-04-16T22:24:41", "2026-04-16T22:34:21", "2026-04-16T22:40:13", "2026-04-16T23:09:00", "2026-04-16T23:15:06", "2026-04-16T23:37:18", "2026-04-17T17:33:30", "2026-04-17T18:00:39", "2026-04-17T20:06:08", "2026-04-17T20:12:50", "2026-04-17T20:21:10", "2026-04-17T20:21:54", "2026-04-17T21:16:11", "2026-04-17T21:18:10", "2026-04-17T21:20:13", "2026-04-21T09:18:34", "2026-04-21T09:23:08", "2026-04-21T09:31:33", "2026-04-21T11:42:43", "2026-04-21T19:33:15", "2026-04-21T20:08:54", "2026-04-21T20:11:41", "2026-04-21T20:35:33", "2026-04-21T20:41:00"]], "y": [[147.5, 68.48, 130.4, 122.4, 146.8, 111.9, 193.6, 148.5, 105.4, 151.9, 89.89, 110.3, 113.6, 92.92, 88.24, 49.18, 49.34, 72.07, 123.0, 88.99, 179.0, 142.9, 113.9, 142.9, 112.7, 81.63, 122.7, 166.7, 223.6, 115.8, 172.9, 170.9, 223.5, 67.57, 18.04, 139.1, 20.41, 168.2, 244.9, 153.7, 103.1], [119.8, 119.8, 119.8, 119.8, 119.8, 120.2, 121.8, 121.9, 122.0, 122.0, 122.0, 122.0, 122.0, 122.4, 122.4, 122.4, 122.4, 122.4, 122.4, 122.4, 122.5, 122.5, 122.5, 123.8, 123.8, 124.0, 124.0, 124.0, 124.0, 124.1, 124.1, 124.1, 130.1, 130.1, 130.1, 130.3, 130.9, 130.9, 130.9, 130.9, 130.9], [124.1, 124.1, 124.1, 124.1, 124.1, 124.1, 124.1, 124.1, 124.1, 124.1, 124.1, 124.1, 124.1, 124.1, 124.1, 124.1, 124.1, 124.1, 124.1, 124.1, 124.1, 124.1, 124.1, 124.1, 124.1, 124.1, 124.1, 124.1, 124.1, 124.1, 124.1, 124.1, 124.1, 124.1, 124.1, 124.1, 124.1, 124.1, 124.1, 124.1, 124.1]]}, {"annotations": [], "title": "Words per minute over time (All time)", "yaxis.range": [0, 289.0]}], "label": "All time", "method": "update"}], "direction": "down", "showactive": true, "x": 0, "xanchor": "left", "y": 1.12, "yanchor": "top"}], "xaxis": {"title": {"text": "Session date"}}, "yaxis": {"range": [0, 289.0], "title": {"text": "Words per minute (WPM)"}}}}
